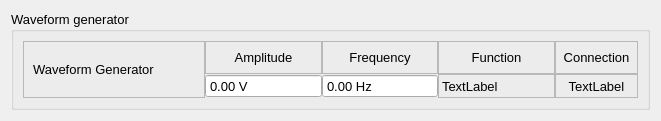
<?xml version="1.0" encoding="UTF-8"?>
<ui version="4.0">
 <class>wfg_widget</class>
 <widget class="QWidget" name="wfg_widget">
  <property name="geometry">
   <rect>
    <x>0</x>
    <y>0</y>
    <width>661</width>
    <height>121</height>
   </rect>
  </property>
  <property name="windowTitle">
   <string>WFG</string>
  </property>
  <layout class="QHBoxLayout" name="horizontalLayout">
   <item>
    <widget class="QGroupBox" name="groupBox">
     <property name="font">
      <font>
       <pointsize>10</pointsize>
      </font>
     </property>
     <property name="title">
      <string>Waveform generator</string>
     </property>
     <layout class="QHBoxLayout" name="horizontalLayout_4">
      <property name="spacing">
       <number>0</number>
      </property>
      <item>
       <widget class="QFrame" name="horizontalFrame">
        <property name="frameShape">
         <enum>QFrame::StyledPanel</enum>
        </property>
        <layout class="QHBoxLayout" name="horizontalLayout_2">
         <item>
          <widget class="QLabel" name="label">
           <property name="text">
            <string>Waveform Generator</string>
           </property>
          </widget>
         </item>
         <item>
          <spacer name="horizontalSpacer">
           <property name="orientation">
            <enum>Qt::Horizontal</enum>
           </property>
           <property name="sizeType">
            <enum>QSizePolicy::Fixed</enum>
           </property>
           <property name="sizeHint" stdset="0">
            <size>
             <width>40</width>
             <height>20</height>
            </size>
           </property>
          </spacer>
         </item>
        </layout>
       </widget>
      </item>
      <item>
       <layout class="QGridLayout" name="gridLayout">
        <property name="spacing">
         <number>0</number>
        </property>
        <item row="1" column="1">
         <widget class="QDoubleSpinBox" name="doubleSpinBox_2">
          <property name="readOnly">
           <bool>true</bool>
          </property>
          <property name="buttonSymbols">
           <enum>QAbstractSpinBox::NoButtons</enum>
          </property>
          <property name="suffix">
           <string> Hz</string>
          </property>
         </widget>
        </item>
        <item row="0" column="1">
         <widget class="QLabel" name="label_3">
          <property name="sizePolicy">
           <sizepolicy hsizetype="Expanding" vsizetype="Preferred">
            <horstretch>0</horstretch>
            <verstretch>0</verstretch>
           </sizepolicy>
          </property>
          <property name="frameShape">
           <enum>QFrame::StyledPanel</enum>
          </property>
          <property name="text">
           <string>Frequency</string>
          </property>
          <property name="alignment">
           <set>Qt::AlignCenter</set>
          </property>
         </widget>
        </item>
        <item row="0" column="2">
         <widget class="QLabel" name="label_4">
          <property name="sizePolicy">
           <sizepolicy hsizetype="Expanding" vsizetype="Preferred">
            <horstretch>0</horstretch>
            <verstretch>0</verstretch>
           </sizepolicy>
          </property>
          <property name="frameShape">
           <enum>QFrame::StyledPanel</enum>
          </property>
          <property name="text">
           <string>Function</string>
          </property>
          <property name="alignment">
           <set>Qt::AlignCenter</set>
          </property>
         </widget>
        </item>
        <item row="0" column="0">
         <widget class="QLabel" name="label_2">
          <property name="sizePolicy">
           <sizepolicy hsizetype="Expanding" vsizetype="Preferred">
            <horstretch>0</horstretch>
            <verstretch>0</verstretch>
           </sizepolicy>
          </property>
          <property name="frameShape">
           <enum>QFrame::StyledPanel</enum>
          </property>
          <property name="text">
           <string>Amplitude</string>
          </property>
          <property name="alignment">
           <set>Qt::AlignCenter</set>
          </property>
         </widget>
        </item>
        <item row="1" column="2">
         <widget class="QLabel" name="label_5">
          <property name="frameShape">
           <enum>QFrame::StyledPanel</enum>
          </property>
          <property name="text">
           <string>TextLabel</string>
          </property>
         </widget>
        </item>
        <item row="1" column="0">
         <widget class="QDoubleSpinBox" name="doubleSpinBox">
          <property name="readOnly">
           <bool>true</bool>
          </property>
          <property name="buttonSymbols">
           <enum>QAbstractSpinBox::NoButtons</enum>
          </property>
          <property name="suffix">
           <string> V</string>
          </property>
         </widget>
        </item>
        <item row="0" column="3">
         <widget class="QLabel" name="label_6">
          <property name="frameShape">
           <enum>QFrame::StyledPanel</enum>
          </property>
          <property name="text">
           <string>  Connection  </string>
          </property>
          <property name="alignment">
           <set>Qt::AlignCenter</set>
          </property>
         </widget>
        </item>
        <item row="1" column="3">
         <widget class="QLabel" name="label_7">
          <property name="frameShape">
           <enum>QFrame::StyledPanel</enum>
          </property>
          <property name="text">
           <string>TextLabel</string>
          </property>
          <property name="alignment">
           <set>Qt::AlignCenter</set>
          </property>
         </widget>
        </item>
       </layout>
      </item>
     </layout>
    </widget>
   </item>
  </layout>
 </widget>
 <resources/>
 <connections/>
</ui>
